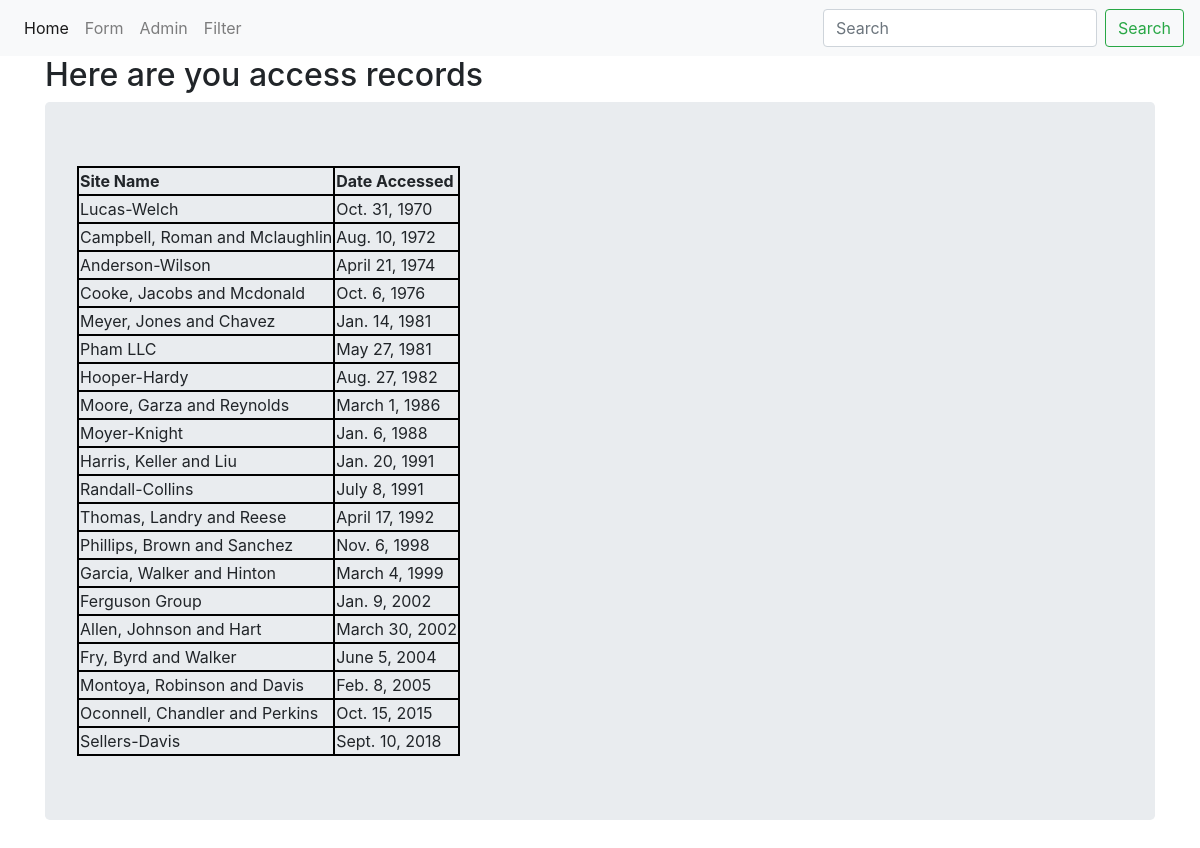
The page / on the database its author committed.
### first_app/models.py (models this page shows, shortened)
class AccessRecord(models.Model):
    name = models.ForeignKey(WebPage,on_delete=models.CASCADE)
    date = models.DateField()

class WebPage(models.Model):
    topic = models.ForeignKey(Topic,on_delete=models.CASCADE,)
    name = models.CharField(max_length=255, unique=True)
    url = models.URLField(unique=True)
    def __str__(self):
        return self.name

### first_app/views.py (the view)
# urls.py: path('', views.index, name='index'),
def index(request):
    webpage_list = AccessRecord.objects.order_by('date')
    date_dict = {'access_record': webpage_list}
    return render(request, 'first_app/index.html', context = date_dict)

### templates/first_app/index.html
<!DOCTYPE html>
{% extends "first_app/base.html"%}
 {% block block_body%}
  <h2>Here are you access records</h2>
    <div class="jumbotron">
      {% if access_record %}
        <table>
          <thead>
            <th>Site Name</th>
              <th>Date Accessed</th>
                </thead>
                {% for acc in access_record %}
                  <tr>
                    <td>{{acc.name}}</td>
                <td>{{acc.date}}</td>
              </tr>
            {% endfor %}
          </table>
        {% else %}
      <p>No record found!</p>
    {% endif %}
  </div>
  {% endblock%}

### templates/first_app/base.html (shortened to what this page needs)
<!DOCTYPE html>
{% load staticfiles %}
<html lang="en" dir="ltr">
  <head>
    <link rel="stylesheet" href="https://stackpath.bootstrapcdn.com/bootstrap/4.3.1/css/bootstrap.min.css">
    <link rel="stylesheet" href="{% static "css/global.css"%}">
  </head>
  <body>
      <nav class="navbar navbar-expand-lg navbar-light bg-light style="background-color: #e3f2fd;">
              <div class="collapse navbar-collapse" id="navbarTogglerDemo01">
                  <ul class="navbar-nav mr-auto mt-2 mt-lg-0">
                    <li class="nav-item active">
                    <a class="nav-link" href="{% url 'register' %}">Home <span class="sr-only">(current)</span></a>
                    </li>
                    <li class="nav-item">
                    <a class="nav-link" href="{% url 'basic_form' %}">Form</a>
                    </li>
                    <li class="nav-item">
                    <a class="nav-link" href="{% url 'admin:index' %}" tabindex="-1">Admin</a>
                  </li>
                  <li class="nav-item">
                  <a class="nav-link" href="{% url 'custom_filter' %}" tabindex="-1">Filter</a>
                </li>
                </ul>
              <form class="form-inline my-2 my-lg-0">
            <input class="form-control mr-sm-2" type="search" placeholder="Search" aria-label="Search">
          <button class="btn btn-outline-success my-2 my-sm-0" type="submit">Search</button>
        </form>
        </div>
      </nav>
  </body>
  <div class="container">
    {% block block_body %}{% endblock %}
  </div>
</html>

### static/css/global.css (style rules this page uses)
.dangolist table,th,td { border: 2px solid black }

### rows shown on the page
AccessRecord: name "Lucas-Welch", date "Oct. 31, 1970"
AccessRecord: name "Campbell, Roman and Mclaughlin", date "Aug. 10, 1972"
AccessRecord: name "Anderson-Wilson", date "April 21, 1974"
AccessRecord: name "Cooke, Jacobs and Mcdonald", date "Oct. 6, 1976"
AccessRecord: name "Meyer, Jones and Chavez", date "Jan. 14, 1981"
AccessRecord: name "Pham LLC", date "May 27, 1981"
AccessRecord: name "Hooper-Hardy", date "Aug. 27, 1982"
AccessRecord: name "Moore, Garza and Reynolds", date "March 1, 1986"
AccessRecord: name "Moyer-Knight", date "Jan. 6, 1988"
AccessRecord: name "Harris, Keller and Liu", date "Jan. 20, 1991"
AccessRecord: name "Randall-Collins", date "July 8, 1991"
AccessRecord: name "Thomas, Landry and Reese", date "April 17, 1992"
AccessRecord: name "Phillips, Brown and Sanchez", date "Nov. 6, 1998"
AccessRecord: name "Garcia, Walker and Hinton", date "March 4, 1999"
AccessRecord: name "Ferguson Group", date "Jan. 9, 2002"
AccessRecord: name "Allen, Johnson and Hart", date "March 30, 2002"
AccessRecord: name "Fry, Byrd and Walker", date "June 5, 2004"
AccessRecord: name "Montoya, Robinson and Davis", date "Feb. 8, 2005"
AccessRecord: name "Oconnell, Chandler and Perkins", date "Oct. 15, 2015"
AccessRecord: name "Sellers-Davis", date "Sept. 10, 2018"
